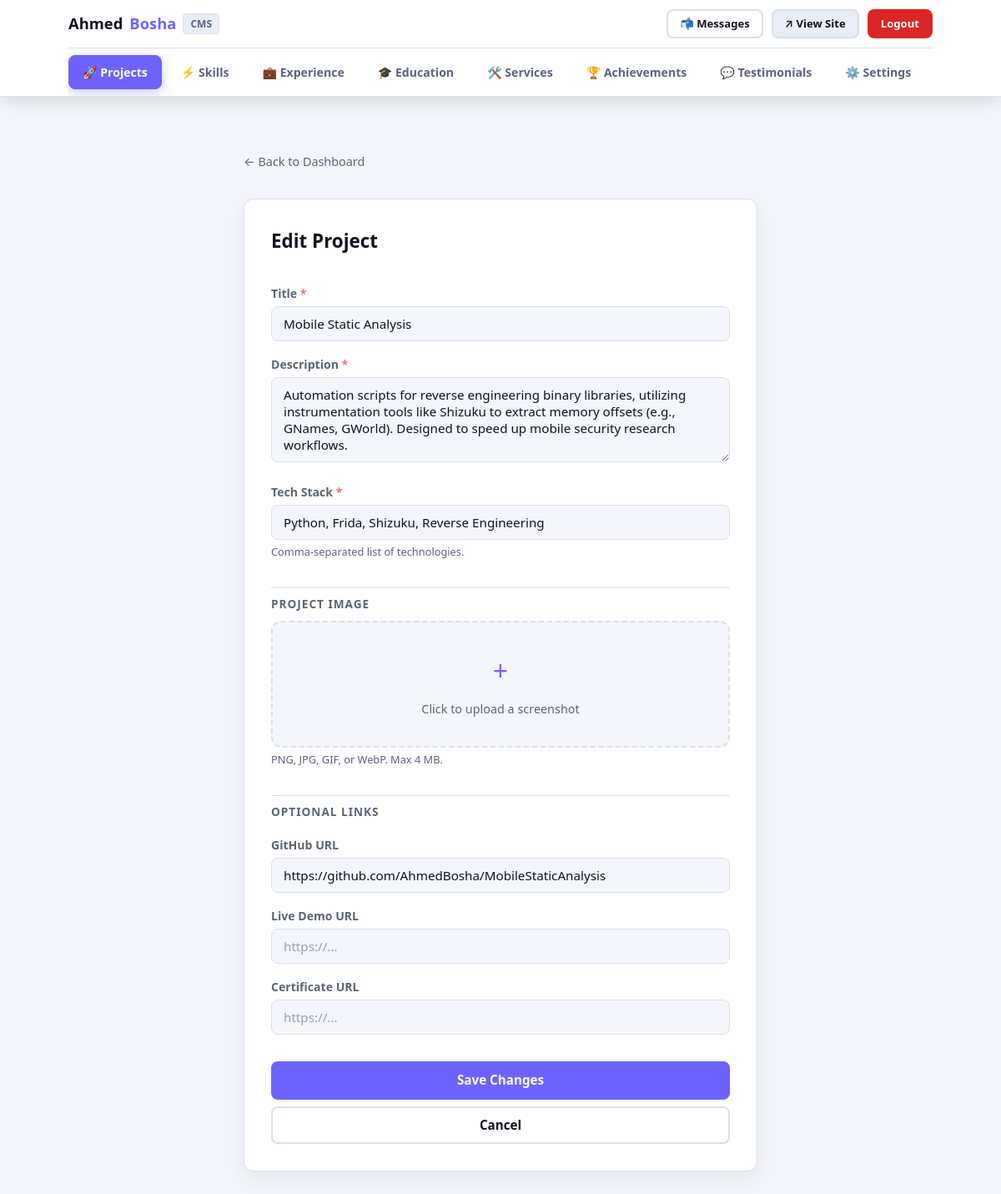
The app's page /admin/projects/edit/2 (signed in) with its own data.
### tables this page shows
CREATE TABLE projects (
            id              INTEGER PRIMARY KEY AUTOINCREMENT,
            title           TEXT    NOT NULL,
            description     TEXT    NOT NULL,
            tech_stack      TEXT    NOT NULL,
            github_link     TEXT,
            live_demo_link  TEXT,
            certificate_url TEXT,
            image           TEXT,
            created_at      TIMESTAMP DEFAULT CURRENT_TIMESTAMP
        );

### app.py (the view, shortened to what this page needs)
@app.route("/admin/projects/edit/<int:project_id>", methods=["GET", "POST"])
@login_required
def admin_edit_project(project_id):
    db = get_db()
    project = db.execute("SELECT * FROM projects WHERE id = ?", (project_id,)).fetchone()
    if project is None:
        abort(404)
    return render_template("admin/project_form.html", project=project)

### app.py (called while the page is built)
def get_db():
    if "db" not in g:
        g.db = sqlite3.connect(DATABASE)
        g.db.row_factory = sqlite3.Row
        g.db.execute("PRAGMA foreign_keys = ON")
    return g.db

def get_settings(db=None):
    if db is None:
        db = get_db()
    return db.execute("SELECT * FROM site_settings WHERE id = 1").fetchone()

@app.context_processor
def inject_globals():
    try:
        settings = get_settings()
        unread = get_db().execute(
            "SELECT COUNT(*) FROM messages WHERE is_read = 0"
        ).fetchone()[0]
    except Exception:
        settings = None
        unread = 0
    return dict(settings=settings, unread_count=unread)

def login_required(view):
    @functools.wraps(view)
    def wrapped(**kwargs):
        if not session.get("admin_logged_in"):
            flash("Please log in to access the dashboard.", "warning")
            return redirect(url_for("admin_login"))
        return view(**kwargs)
    return wrapped

### templates/admin/project_form.html (shortened to what this page needs)
{% extends "base.html" %}
{% block body %}
{% set active_tab = 'projects' %}
{% include "admin/nav.html" %}
<main class="admin-main">
    <div class="container" style="max-width:680px;">
        <a href="{{ url_for('admin_dashboard') }}" class="back-link">&larr; Back to Dashboard</a>
        <div class="form-card">
            <h2 class="form-card__title">{{ "Edit Project" if project else "Add New Project" }}</h2>
            <form method="POST" enctype="multipart/form-data"
                  action="{{ url_for('admin_edit_project', project_id=project.id) if project else url_for('admin_add_project') }}">
                <label class="form-label" for="title">Title <span class="required">*</span></label>
                <input class="form-input" type="text" id="title" name="title"
                       value="{{ project.title if project else '' }}"
                       placeholder="e.g. My Awesome Project" required>
                <label class="form-label" for="description">Description <span class="required">*</span></label>
                <textarea class="form-input form-textarea" id="description" name="description"
                          rows="4" placeholder="A brief description..."
                          required>{{ project.description if project else '' }}</textarea>
                <label class="form-label" for="tech_stack">Tech Stack <span class="required">*</span></label>
                <input class="form-input" type="text" id="tech_stack" name="tech_stack"
                       value="{{ project.tech_stack if project else '' }}"
                       placeholder="e.g. Python, Flask, SQLite" required>
                <p class="form-hint">Comma-separated list of technologies.</p>
                <hr class="form-divider">
                <p class="form-section-label">Project Image</p>
                {% if project and project.image %}
                <div class="photo-preview">
                    <img src="{{ url_for('static', filename='uploads/' + project.image) }}"
                         alt="Current image" class="photo-preview__img" style="border-radius:var(--radius-sm); width:120px; height:80px;">
                    <div class="photo-preview__actions">
                        <label class="btn btn--sm btn--outline">
                            Change Image
                            <input type="file" name="image" accept="image/*" style="display:none;">
                        </label>
                        <label class="btn btn--sm btn--danger">
                            <input type="checkbox" name="remove_image" value="1" style="display:none;"
                                   onchange="if(this.checked && !confirm('Remove image?')) this.checked=false;">
                            Remove
                        </label>
                    </div>
                </div>
                {% else %}
                <div class="photo-upload">
                    <label class="photo-upload__label">
                        <span class="photo-upload__icon">+</span>
                        <span class="photo-upload__text">Click to upload a screenshot</span>
                    </label>
                    <p class="form-hint">PNG, JPG, GIF, or WebP. Max 4 MB.</p>
                </div>
                {% endif %}
                <hr class="form-divider">
                <p class="form-section-label">Optional Links</p>
                <label class="form-label" for="github_link">GitHub URL</label>
                <input class="form-input" type="url" id="github_link" name="github_link"
                       value="{{ project.github_link if project and project.github_link else '' }}"
                       placeholder="https://github.com/...">
                <label class="form-label" for="live_demo_link">Live Demo URL</label>
                <input class="form-input" type="url" id="live_demo_link" name="live_demo_link"
                       value="{{ project.live_demo_link if project and project.live_demo_link else '' }}"
                       placeholder="https://...">
                <label class="form-label" for="certificate_url">Certificate URL</label>
                <input class="form-input" type="url" id="certificate_url" name="certificate_url"
                       value="{{ project.certificate_url if project and project.certificate_url else '' }}"
                       placeholder="https://...">
                <div class="form-actions">
                    <button type="submit" class="btn btn--primary btn--block">
                        {{ "Save Changes" if project else "Add Project" }}
                    </button>
                    <a href="{{ url_for('admin_dashboard') }}" class="btn btn--outline btn--block">Cancel</a>
                </div>
            </form>
        </div>
    </div>
</main>
{% endblock %}

### records on screen
projects: title "Mobile Static Analysis", description "Automation scripts for reverse engineering binary libraries, utilizing instrumentation tools like Shizuku to extract memory offsets (e.g., GNames, GWorld). Designed to speed up mobile security research workflows.", tech_stack "Python, Frida, Shizuku, Reverse Engineering", github_link "https://github.com/AhmedBosha/MobileStaticAnalysis"

### other values on screen
{{ "Edit Project" if project else "Add New Project" }} "Edit Project"
{{ "Save Changes" if project else "Add Project" }} "Save Changes"
